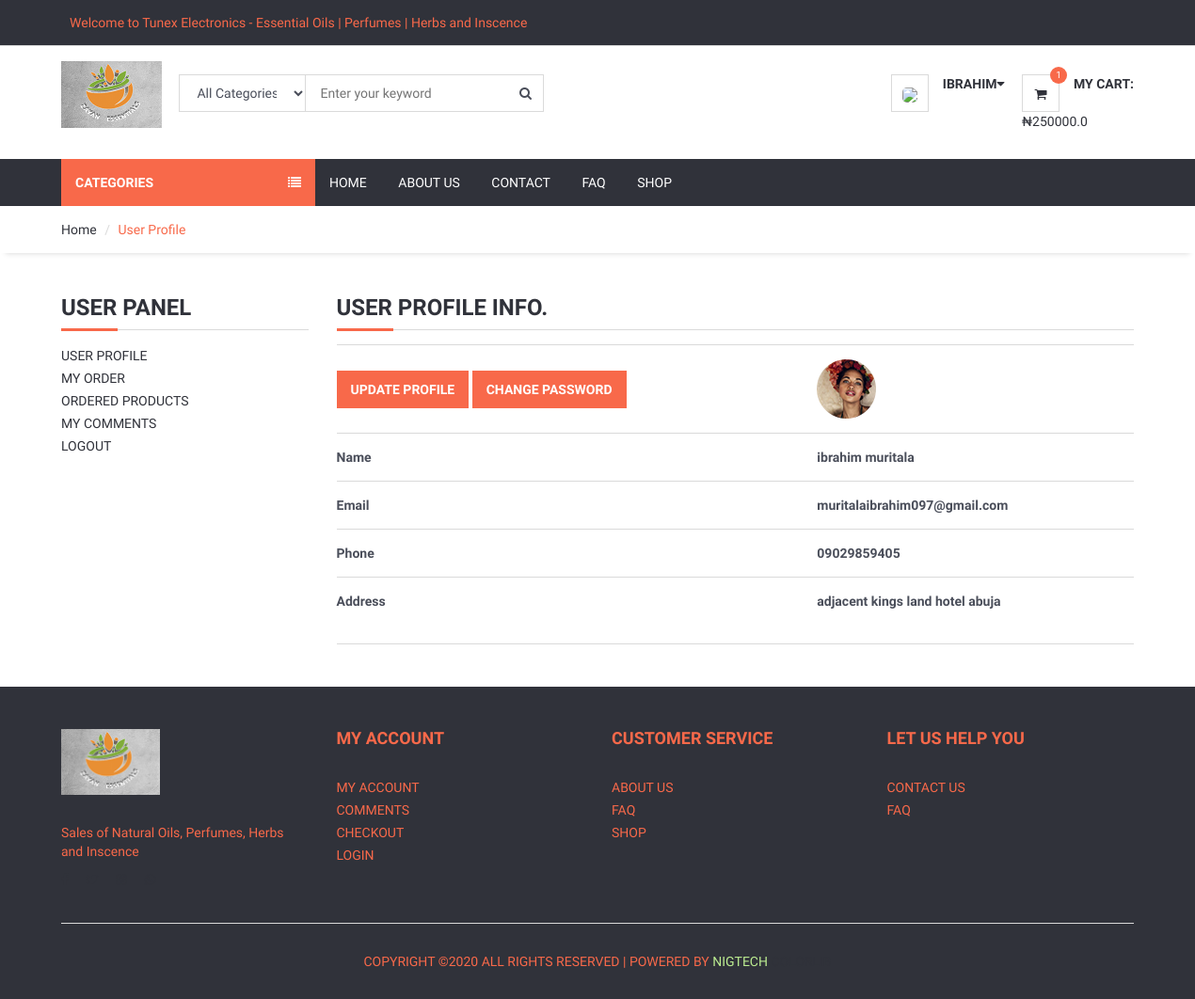
The page /user/ (signed in) on the database its author committed.
### home/models.py (models this page shows, shortened)
class Setting(models.Model):
	STATUS = (
		('True', 'True'),
		('False', 'False'),
	)
	title = models.CharField(max_length=150)
	keywords = models.CharField(max_length=350)
	description = models.CharField(max_length=350)
	address = models.CharField(blank=True, max_length=150)
	company = models.CharField(blank=True, max_length=150)
	phone = models.CharField(blank=True, max_length=15)
	fax = models.CharField(blank=True, max_length=20)
	email = models.CharField(blank=True, max_length=50)
	smtpserver = models.CharField(blank=True, max_length=50)
	smtpemail = models.CharField(blank=True, max_length=50)
	smtppassword = models.CharField(blank=True, max_length=50)
	smtpport = models.CharField(blank=True, max_length=50)
	icon = models.ImageField(blank=True)
	facebook = models.CharField(blank=True, max_length=50)
	instagram = models.CharField(blank=True, max_length=50)
	twitter = models.CharField(blank=True, max_length=50)
	aboutus = RichTextUploadingField(blank=True)
	contact = RichTextUploadingField(blank=True)
	references = RichTextUploadingField(blank=True)
	status = models.CharField(max_length=10, choices=STATUS)
	create_at = models.DateTimeField(auto_now_add=True)
	updated_at = models.DateTimeField(auto_now_add=True)

### user/models.py (models this page shows, shortened)
class UserProfile(models.Model):
	user = models.OneToOneField(User, on_delete=models.CASCADE)
	phone = models.CharField(blank=True, max_length=20)
	address = models.CharField(blank=True, max_length=150)
	city = models.CharField(blank=True, max_length=20)
	image = models.ImageField(blank=True)
	def  image_tag(self):
		return mark_safe('<img src="{}" height="50"/>'.format(self.image.url))
	image_tag.short_description = 'Image'

### user/views.py (the view)
# urls.py: path('', views.index, name="index"),
@login_required(login_url='/login')
def  index(request):
	category = Category.objects.all()
	setting = Setting.objects.get(pk=1)
	current_user = request.user
	shopcart = ShopCart.objects.filter(user_id=current_user.id)
	profile = UserProfile.objects.get(user_id=current_user.id)
	subtotal=0
	for rs in shopcart:
		subtotal += rs.product.price * rs.quantity
	total=0
	for rs in shopcart:
		total += rs.product.price * rs.quantity
	added=0
	for rs in shopcart:
		added +=  rs.quantity
	context = {'category': category,
				'profile':profile,
				'total':total,
				'added':added,
				'shopcart':shopcart,
				'setting':setting,
				}
	return render(request, 'user_profile.html', context)

### user/templates/user_profile.html (shortened to what this page needs)
<!DOCTYPE html>
<html lang="en">
<head>
	{% load static %}
	<link type="text/css" rel="stylesheet" href="{% static 'css/bootstrap.min.css' %}" />
	<link type="text/css" rel="stylesheet" href="{% static 'css/slick.css' %}" />
	<link type="text/css" rel="stylesheet" href="{% static 'css/slick-theme.css' %}" />
	<link type="text/css" rel="stylesheet" href="{% static 'css/nouislider.min.css' %}" />
	<link rel="stylesheet" href="{% static 'css/font-awesome.min.css' %}">
	<link type="text/css" rel="stylesheet" href="{% static 'css/style.css' %}" />
	<link rel="stylesheet" href="https://ajax.googleapis.com/ajax/libs/jqueryui/1.11.4/themes/smoothness/jquery-ui.css">
</head>
<body>
	<header>
		<div id="top-header"  style="background-color: #30323a">
			<div class="container">
				<div>
					<marquee><p style="color:  #f8694a; font-size: 14px; margin: 9px">Welcome to {{setting.title}} - Essential Oils | Perfumes | Herbs and Inscence </p></marquee>
				</div>
			</div>
		</div>
		<div id="header">
			<div class="container">
				<div class="pull-left">
					<div class="header-logo">
						<a class="logo" href="/">
							<img src="{% static './img/bt3.png' %}" alt="">
						</a>
					</div>
					<div class="header-search">
						<form action="/search/" method="post">
							<input id="query" name="query" class="input search-input" type="text" placeholder="Enter your keyword">
							<select name="catid" class="input search-categories">
								<option value="0">All Categories</option>
								{% load mptt_tags %}
							</select>
							<button class="search-btn"><i class="fa fa-search"></i></button>
						</form>
					</div>
				</div>
				<div class="pull-right">
					<ul class="header-btns">
						<li class="header-account dropdown default-dropdown">
							{% if user.id is not None %}
								<div class="dropdown-toggle" role="button" data-toggle="dropdown" aria-expanded="true">
									<div class="header-btns-icon">
										<img src="{{request.session.userimage}}" style="height: 40px; border-radius: 30%">
									</div>
									<strong class="text-uppercase">{{user.first_name}}<i class="fa fa-caret-down"></i></strong>
								</div>
							{% else %}
							<a href="/login" class="text-uppercase">Login</a> / <a href="/signup" class="text-uppercase">Sign-Up</a>
							{% endif %}
						</li>
						<li class="header-cart dropdown default-dropdown">
							<a class="dropdown-toggle" data-toggle="dropdown" aria-expanded="true">
								<div class="header-btns-icon">
									<i class="fa fa-shopping-cart"></i>
									<span class="qty">{{ added }}</span>
								</div>
								<strong class="text-uppercase">My Cart:</strong>
								<br>
								<span>₦{{ total }}</span>
							</a>
						</li>
					</ul>
				</div>
			</div>
		</div>
	</header>
	<div id="navigation">
		<div class="container">
			<div id="responsive-nav">
				<div class="category-nav show-on-click">
					<span class="category-header">Categories <i class="fa fa-list"></i></span>
					{% load mptt_tags %}
				</div>
				<div class="menu-nav">
					<ul class="menu-list">
						<li><a href="/">Home</a></li>
						<li><a href="/about">About Us</a></li>
						<li><a href="/contact">Contact</a></li>
						<li><a href="/faq">Faq</a></li>
						<li><a href="/product">Shop</a></li>
					</ul>
				</div>
			</div>
		</div>
	</div>
	<div id="breadcrumb">
		<div class="container">
			<ul class="breadcrumb">
				<li><a href="/">Home</a></li>
				<li class="active">User Profile</li>
			</ul>
		</div>
	</div>
	<div class="section">
		<div class="container">
			<div class="row">
				<div class="col-md-3">
					{% include "user_panel.html"%}
				</div>
			<div class="col-md-9">
					<div class="billing-details">
						<div class="section-title">
							<h3 class="title">User Profile info.</h3>
						</div>
					</div>
					<table class="shopping-cart-table table">
									<tr>
										<th class="text-left">
											<a href="/user/update" class="primary-btn">Update Profile</a>
											<a href="/user/password" class="primary-btn">Change Password</a>
										</th>
										<td><img src="{{profile.image.url}}" style="..."></td>
									</tr>
									<tr>
										<th class="text-left">Name</th>
										<th class="text-left">{{ user.first_name }} {{ user.last_name }}</th>
									</tr>
									<tr>
										<th class="text-left">Email</th>
										<th class="text-left">{{profile.user.email}}</th>
									</tr>
									<tr>
										<th class="text-left">Phone</th>
										<th class="text-left">{{profile.phone}}</th>
									</tr>
									<tr>
										<th class="text-left">Address</th>
										<th class="text-left">{{profile.address}}</th>
									</tr>
							</table>
							<hr>
				</div>
			</div>
		</div>
	</div>
	<footer id="footer" class="section section-grey" style="background-color: #30323a; color: #f8694a">
		<div class="container">
			<div class="row"  style="color: #f8694a">
				<div class="col-md-3 col-sm-6 col-xs-6">
					<div class="footer">
						<div class="footer-logo">
							<a class="logo" href="/">
		            <img src="{% static './img/bt3.png' %}" alt="">
		          </a>
						</div>
						<p style="color: #f8694a">Sales of Natural Oils, Perfumes, Herbs and Inscence</p>
						<ul class="footer-social">
							<li><a href="#"><i class="fa fa-facebook"></i></a></li>
							<li><a href="#"><i class="fa fa-twitter"></i></a></li>
							<li><a href="#"><i class="fa fa-instagram"></i></a></li>
							<li><a href="#"><i class="fa fa-whatsapp"></i></a></li>
						</ul>
					</div>
				</div>
				<div class="col-md-3 col-sm-6 col-xs-6">
					<div class="footer">
						<h3 class="footer-header"  style="color: #f8694a">My Account</h3>
						<ul class="list-links">
							<li><a href="/user"  style="color: #f8694a">My Account</a></li>
							<li><a href="/user/comments"  style="color: #f8694a">Comments</a></li>
							<li><a href="#"  style="color: #f8694a">Checkout</a></li>
							<li><a href="/login"  style="color: #f8694a">Login</a></li>
						</ul>
					</div>
				</div>
				<div class="col-md-3 col-sm-6 col-xs-6">
					<div class="footer">
						<h3 class="footer-header"  style="color: #f8694a">Customer Service</h3>
						<ul class="list-links">
							<li><a href="/about"  style="color: #f8694a">About Us</a></li>
							<li><a href="/faq"  style="color: #f8694a">FAQ</a></li>
							<li><a href="/product" style="color: #f8694a">Shop</a></li>
						</ul>
					</div>
				</div>
				<div class="col-md-3 col-sm-6 col-xs-6">
					<div class="footer">
						<h3 class="footer-header"  style="color: #f8694a">Let Us Help You</h3>
						<ul class="list-links">
							<li><a href="/contact"  style="color: #f8694a">Contact Us</a></li>
							<li><a href="/faq"  style="color: #f8694a">FAQ</a></li>
						</ul>
					</div>
				</div>
			</div>
			<hr>
			<div class="row">
				<div class="col-md-8 col-md-offset-2 text-center">
					<div class="footer-copyright">
						Copyright &copy;<script>document.write(new Date().getFullYear());</script> All rights reserved | Powered by </i><a href="https://nigtech.net" style="color: #BCED91"> NigTecH </a><a href="https://colorlib.com" target="_blank " style="color: #30323a">Colorlib</a>
					</div>
				</div>
			</div>
		</div>
	</footer>
</body>
</html>

### rows shown on the page
Setting: title "Tunex Electronics"
UserProfile: image (picture), user.email "muritalaibrahim097@gmail.com", phone "09029859405", address "adjacent kings land hotel abuja"

### other values the page prints
{{ user.first_name }} "IBRAHIM"
{{ added }} "1"
{{ total }} "250000.0"
{{ user.first_name }} "ibrahim"
{{ user.last_name }} "muritala"
